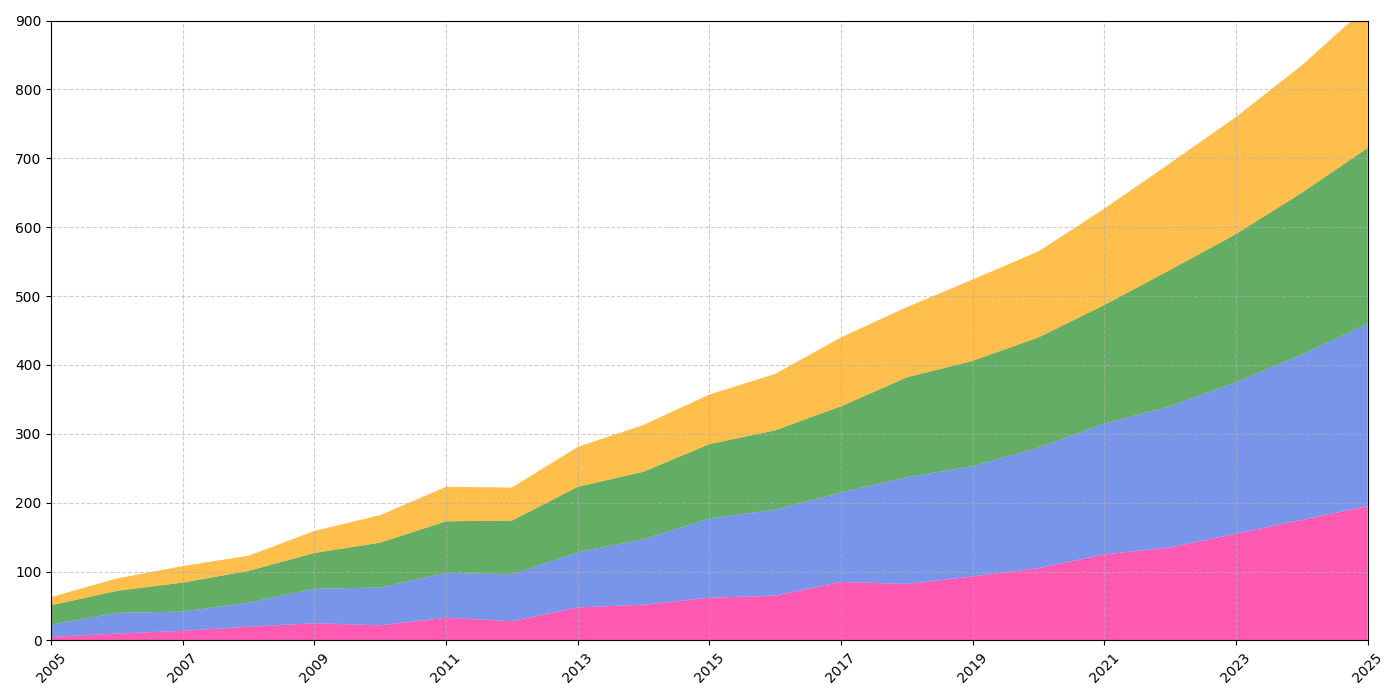

Here is the Python script that generated this plot:
import matplotlib.pyplot as plt
import numpy as np

years = np.arange(2005, 2026)

# Randomly altered data values within each group while maintaining structure
solar_energy = np.array([
    5, 10, 14, 20, 25, 22, 33, 28, 48, 52,
    62, 65, 85, 82, 93, 105, 125, 135, 155, 175,
    195
])
wind_energy = np.array([
    18, 30, 28, 35, 50, 55, 65, 68, 80, 95,
    115, 125, 130, 155, 160, 175, 190, 205, 220, 240,
    265
])
hydro_energy = np.array([
    28, 32, 42, 46, 52, 65, 75, 78, 95, 98,
    108, 115, 125, 145, 153, 160, 172, 198, 215, 235,
    255
])
biomass_energy = np.array([
    12, 18, 24, 22, 32, 40, 50, 48, 58, 68,
    72, 82, 100, 102, 118, 125, 140, 155, 170, 185,
    206
])

fig, ax = plt.subplots(figsize=(14, 7))

ax.stackplot(years, solar_energy, wind_energy, hydro_energy, biomass_energy, 
             colors=['#FF1493', '#4169E1', '#228B22', '#FFA500'], alpha=0.7)

ax.set_xlim(years[0], years[-1])
ax.set_ylim(0, 900)

ax.set_xticks(years[::2])
plt.xticks(rotation=45)

ax.grid(True, linestyle='--', alpha=0.6)

plt.tight_layout()

plt.show()
